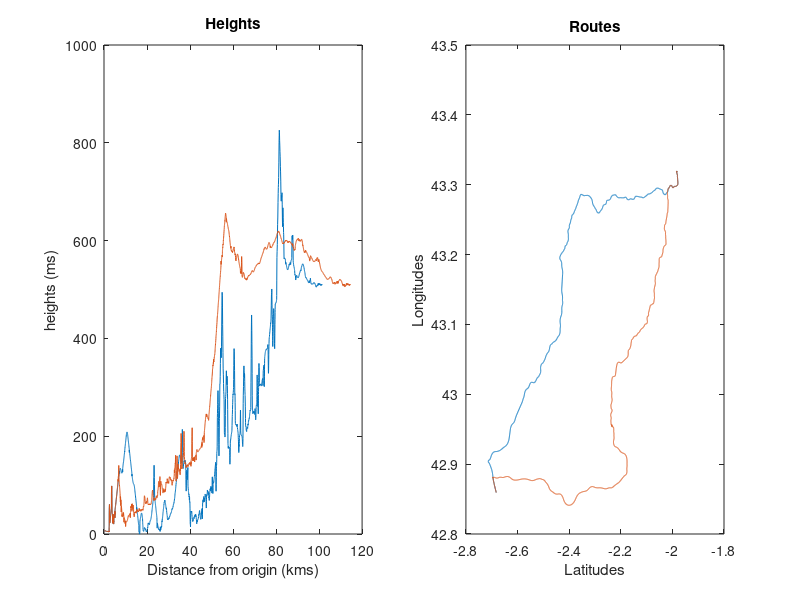

This chart was generated by the following MATLAB code:

heights1 = dlmread('files/a1-height.csv',',',1,0);
heights2 = dlmread('files/n1-height.csv',',',1,0);

%grafic = figure;

subplot(1,2,2);
plot( heights1(:,2) , heights1(:,1) , heights2(:,2) , heights2(:,1)) ;
title('Routes')
xlabel('Latitudes')
ylabel('Longitudes')

subplot(1,2,1);
plot( heights1(:,4) , heights1(:,3) , heights2(:,4) , heights2(:,3)) ;
title('Heights')
xlabel('Distance from origin (kms)')
ylabel('heights (ms)')

meanN1 = mean(heights2( : ,3));
sdN1 = std(heights2( : ,3));
maxN1 = max(heights2( : ,3));
minN1 = min(heights2( : ,3));

fprintf('\nn1 route statistics:');
fprintf('\nMean height: %.2f (sd:%.2f)',meanN1,sdN1);
fprintf('\nHeight range: [%.2f,%.2f]\n',minN1, maxN1 );

meanA1 = mean(heights1( : ,3));
sdA1 = std(heights1( : , 3));
maxA1 = max(heights1 ( : ,3));
minA1 = min(heights1 ( : ,3));

fprintf('\nai1 route statistics:') ;
fprintf('\nMean height: %.2f (sd:%.2f)',meanA1,sdA1);
fprintf('\nHeight range: [%.2f,%.2f]\n',minA1, maxA1 );

saveas(gcf,'routes-elevations','png')


disp('Press any key to continue...')
pause
